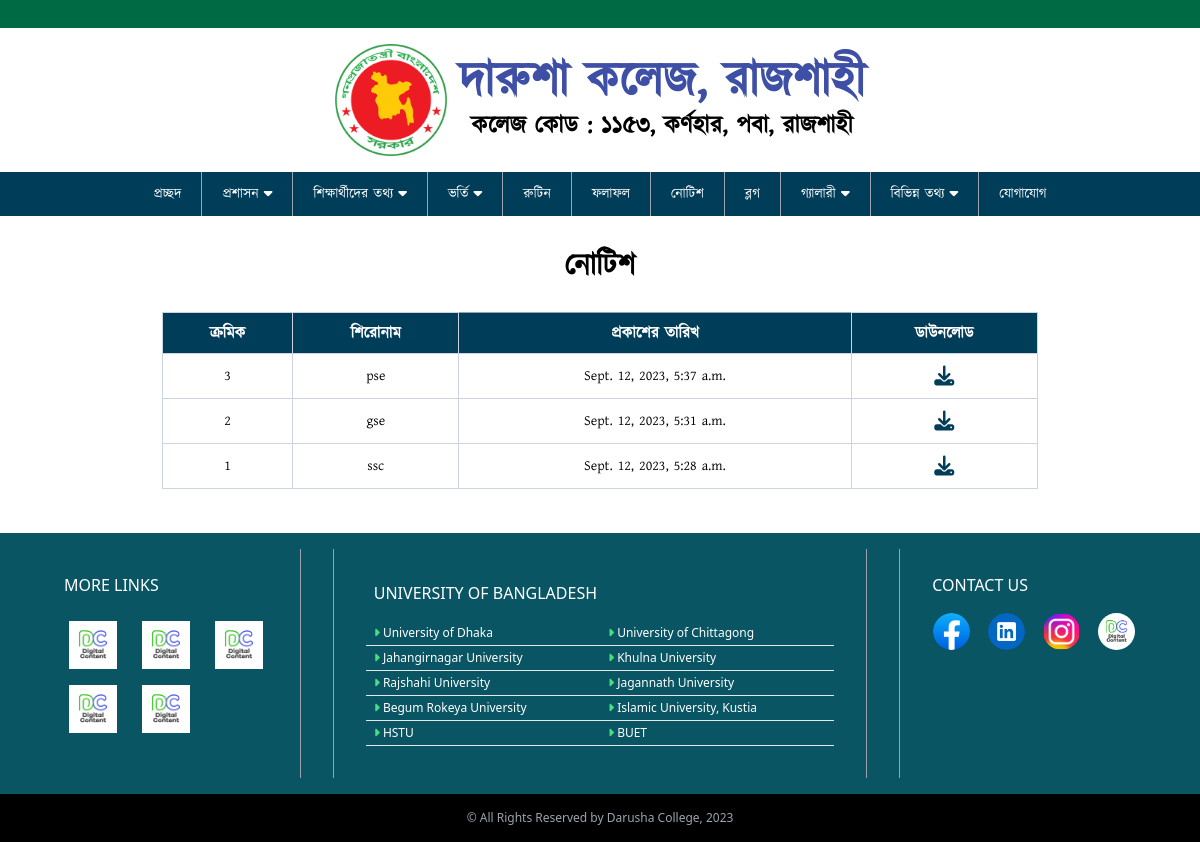
The page /notices/ on the database its author committed.
### main_app/models.py (models this page shows, shortened)
class Notice(models.Model):
    title = models.CharField(max_length=500)
    date = models.DateTimeField(default=timezone.now)
    notice_file = models.FileField(upload_to='notices/')
    class Meta:
        verbose_name = 'Notice'
        verbose_name_plural = 'Notice'

### main_app/views.py (the view)
# urls.py: path('notices/',notices ,name='notices'),
def notices(request):
    notice = Notice.objects.all().order_by("-id")
    context = {
        'notice': notice
        }
    return render(request, 'main_app/notices.html',context)

### main_app/templates/main_app/notices.html
{% extends 'main_app/bass.html' %}
{% load static %}
{% block content %}
    <main class="my-8">
      <div>
        <h3 class="text-center text-3xl font-semibold mb-4">নোটিশ</h3>
        <div class="lg:w-3/4 m-auto p-3">
          <table
            class="table-auto w-full border-collapse border border-slate-400"
          >
            <thead>
              <tr class="bg-navBg text-white">
                <th class="p-2 border border-slate-300">ক্রমিক</th>
                <th class="p-2 border border-slate-300">শিরোনাম</th>
                <th class="p-2border border-slate-300">প্রকাশের তারিখ</th>
                <th class="p-2 border border-slate-300">ডাউনলোড</th>
              </tr>
            </thead>
            {% for x in notice %}
            <tbody class="text-sm">
              <tr>
                <td class="text-center p-2 border border-slate-300">{{ x.id }}</td>
                <td class="text-center p-2 border border-slate-300">
                  {{ x.title }}
                </td>
                <td class=" text-center p-2 border border-slate-300">{{ x.date }}</td>
                <td class="text-center p-2 border border-slate-300">
                  <a href="{{x.notice_file.url}}" download ><i class="fa-solid fa-download text-xl text-navBg"></i
                  ></a>
                </td>
              </tr>
            </tbody>
            {% endfor %}
          </table>
        </div>
      </div>
    </main>
{% endblock %}

### main_app/templates/main_app/bass.html (style rules this page uses)
body { transition: 0.9s; }

### rows shown on the page
Notice: id "3", title "pse", date "Sept. 12, 2023, 5:37 a.m."
Notice: id "2", title "gse", date "Sept. 12, 2023, 5:31 a.m."
Notice: id "1", title "ssc", date "Sept. 12, 2023, 5:28 a.m."
